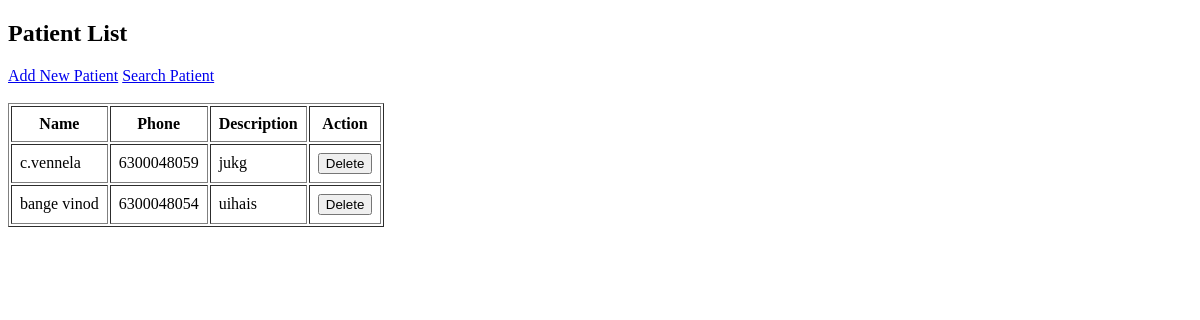
The page /list/ on the database as committed earlier.
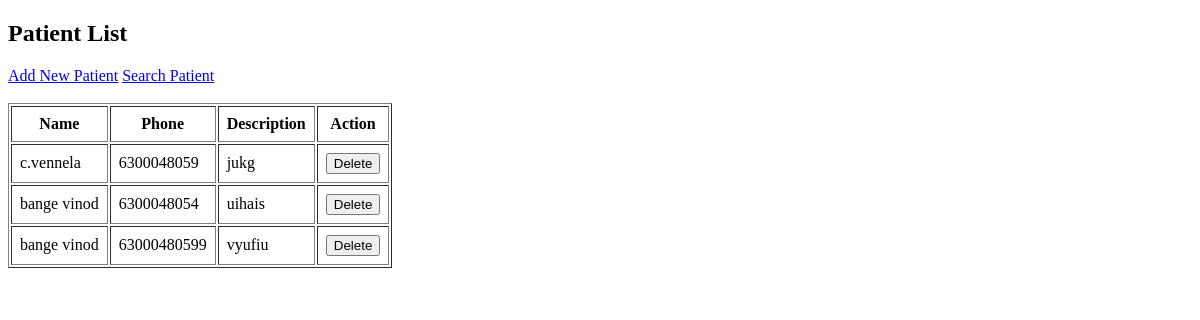
The same page on the database as committed later.
### patient/models.py (models this page shows, shortened)
class Patient(models.Model):
    name = models.CharField(max_length=100)
    phone = models.CharField(max_length=100, unique=True)
    description = models.CharField(max_length=200)

### patient/views.py (the view)
# urls.py: path('list/', views.patient_list, name='patient_list'),
def patient_list(request):
    patients = Patient.objects.all()
    return render(request, 'patient/list.html', {'patients': patients})

### patient/templates/patient/list.html (shortened to what this page needs)
<!DOCTYPE html>
<html>
<head>
</head>
<body>
    <h2>Patient List</h2>
    <a href="{% url 'patient:add_patient' %}">Add New Patient</a>
    <a href="{% url 'patient:search_patient' %}">Search Patient</a>
    <br><br>
{% if patients %}
        <table border="1" cellpadding="8">
            <tr>
                <th>Name</th>
                <th>Phone</th>
                <th>Description</th>
                <th>Action</th>
            </tr>
{% for patient in patients %}
            <tr>
                <td>{{ patient.name }}</td>
                <td>{{ patient.phone }}</td>
                <td>{{ patient.description }}</td>
                <td>
                    <form action="{% url 'patient:delete_patient' patient.phone %}" method="post">
                        <button type="submit">Delete</button>
                    </form>
                </td>
            </tr>
            {% endfor %}
        </table>
    {% else %}
        <p>No patients found.</p>
    {% endif %}
</body>
</html>

Rows that differ between the two databases and show on the page:
added Patient: name "bange vinod", phone "63000480599", description "vyufiu"
